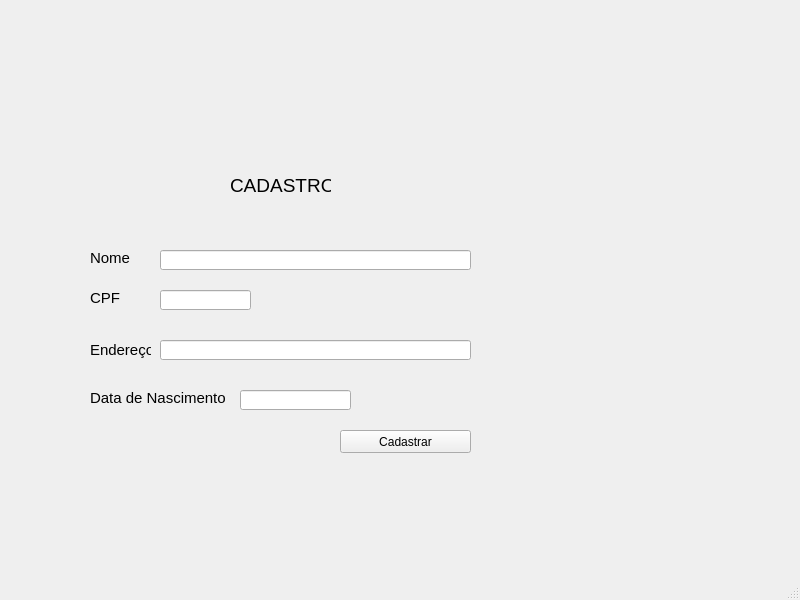
<?xml version="1.0" encoding="UTF-8"?>
<ui version="4.0">
 <class>MainWindow</class>
 <widget class="QMainWindow" name="MainWindow">
  <property name="geometry">
   <rect>
    <x>0</x>
    <y>0</y>
    <width>800</width>
    <height>600</height>
   </rect>
  </property>
  <property name="windowTitle">
   <string>MainWindow</string>
  </property>
  <widget class="QWidget" name="centralwidget">
   <widget class="QLabel" name="Cadastro">
    <property name="geometry">
     <rect>
      <x>230</x>
      <y>170</y>
      <width>101</width>
      <height>31</height>
     </rect>
    </property>
    <property name="font">
     <font>
      <pointsize>14</pointsize>
     </font>
    </property>
    <property name="text">
     <string>CADASTRO</string>
    </property>
   </widget>
   <widget class="QLineEdit" name="InputNm">
    <property name="geometry">
     <rect>
      <x>160</x>
      <y>250</y>
      <width>311</width>
      <height>20</height>
     </rect>
    </property>
   </widget>
   <widget class="QLabel" name="Nome">
    <property name="geometry">
     <rect>
      <x>90</x>
      <y>250</y>
      <width>41</width>
      <height>16</height>
     </rect>
    </property>
    <property name="font">
     <font>
      <pointsize>11</pointsize>
     </font>
    </property>
    <property name="text">
     <string>Nome</string>
    </property>
   </widget>
   <widget class="QLabel" name="CPF_Cd">
    <property name="geometry">
     <rect>
      <x>90</x>
      <y>290</y>
      <width>41</width>
      <height>16</height>
     </rect>
    </property>
    <property name="font">
     <font>
      <pointsize>11</pointsize>
     </font>
    </property>
    <property name="text">
     <string>CPF</string>
    </property>
   </widget>
   <widget class="QLineEdit" name="InputCp">
    <property name="geometry">
     <rect>
      <x>160</x>
      <y>290</y>
      <width>91</width>
      <height>20</height>
     </rect>
    </property>
   </widget>
   <widget class="QLabel" name="Endereco">
    <property name="geometry">
     <rect>
      <x>90</x>
      <y>340</y>
      <width>61</width>
      <height>20</height>
     </rect>
    </property>
    <property name="font">
     <font>
      <pointsize>11</pointsize>
     </font>
    </property>
    <property name="text">
     <string>Endereço</string>
    </property>
   </widget>
   <widget class="QLineEdit" name="InputEn">
    <property name="geometry">
     <rect>
      <x>160</x>
      <y>340</y>
      <width>311</width>
      <height>20</height>
     </rect>
    </property>
   </widget>
   <widget class="QLabel" name="Nasci">
    <property name="geometry">
     <rect>
      <x>90</x>
      <y>390</y>
      <width>141</width>
      <height>16</height>
     </rect>
    </property>
    <property name="font">
     <font>
      <pointsize>11</pointsize>
     </font>
    </property>
    <property name="text">
     <string>Data de Nascimento</string>
    </property>
   </widget>
   <widget class="QLineEdit" name="InputNa">
    <property name="geometry">
     <rect>
      <x>240</x>
      <y>390</y>
      <width>111</width>
      <height>20</height>
     </rect>
    </property>
   </widget>
   <widget class="QPushButton" name="ButCad">
    <property name="geometry">
     <rect>
      <x>340</x>
      <y>430</y>
      <width>131</width>
      <height>23</height>
     </rect>
    </property>
    <property name="text">
     <string>Cadastrar</string>
    </property>
   </widget>
   <widget class="QLabel" name="label">
    <property name="geometry">
     <rect>
      <x>250</x>
      <y>110</y>
      <width>47</width>
      <height>13</height>
     </rect>
    </property>
    <property name="text">
     <string/>
    </property>
   </widget>
  </widget>
  <widget class="QStatusBar" name="statusbar"/>
 </widget>
 <resources/>
 <connections/>
</ui>
